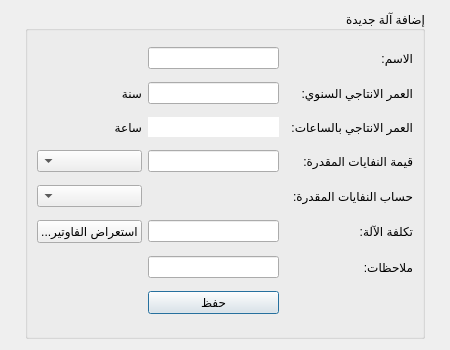
<?xml version="1.0" encoding="UTF-8"?>
<ui version="4.0">
 <class>Dialog</class>
 <widget class="QDialog" name="Dialog">
  <property name="geometry">
   <rect>
    <x>0</x>
    <y>0</y>
    <width>450</width>
    <height>350</height>
   </rect>
  </property>
  <property name="minimumSize">
   <size>
    <width>450</width>
    <height>350</height>
   </size>
  </property>
  <property name="maximumSize">
   <size>
    <width>450</width>
    <height>350</height>
   </size>
  </property>
  <property name="windowTitle">
   <string>Dialog</string>
  </property>
  <layout class="QGridLayout" name="gridLayout">
   <item row="0" column="0">
    <widget class="QGroupBox" name="groupBox_2">
     <property name="minimumSize">
      <size>
       <width>0</width>
       <height>250</height>
      </size>
     </property>
     <property name="maximumSize">
      <size>
       <width>400</width>
       <height>16777215</height>
      </size>
     </property>
     <property name="layoutDirection">
      <enum>Qt::RightToLeft</enum>
     </property>
     <property name="title">
      <string>إضافة آلة جديدة</string>
     </property>
     <layout class="QGridLayout" name="gridLayout_2">
      <item row="8" column="0" colspan="2">
       <widget class="QLabel" name="label_20">
        <property name="text">
         <string>ملاحظات:</string>
        </property>
       </widget>
      </item>
      <item row="9" column="2">
       <widget class="QPushButton" name="save">
        <property name="text">
         <string>حفظ</string>
        </property>
       </widget>
      </item>
      <item row="6" column="2">
       <widget class="QLineEdit" name="cost_input">
        <property name="minimumSize">
         <size>
          <width>0</width>
          <height>0</height>
         </size>
        </property>
        <property name="maximumSize">
         <size>
          <width>16777215</width>
          <height>16777215</height>
         </size>
        </property>
       </widget>
      </item>
      <item row="0" column="2">
       <widget class="QLineEdit" name="name_input">
        <property name="minimumSize">
         <size>
          <width>0</width>
          <height>0</height>
         </size>
        </property>
        <property name="maximumSize">
         <size>
          <width>16777215</width>
          <height>16777215</height>
         </size>
        </property>
       </widget>
      </item>
      <item row="2" column="3">
       <widget class="QLabel" name="label_16">
        <property name="text">
         <string>ساعة</string>
        </property>
       </widget>
      </item>
      <item row="1" column="3">
       <widget class="QLabel" name="label_15">
        <property name="text">
         <string>سنة</string>
        </property>
       </widget>
      </item>
      <item row="0" column="0">
       <widget class="QLabel" name="label">
        <property name="text">
         <string>الاسم:</string>
        </property>
       </widget>
      </item>
      <item row="1" column="0">
       <widget class="QLabel" name="label_2">
        <property name="text">
         <string>العمر الانتاجي السنوي:</string>
        </property>
       </widget>
      </item>
      <item row="2" column="0">
       <widget class="QLabel" name="label_18">
        <property name="text">
         <string>العمر الانتاجي بالساعات:</string>
        </property>
       </widget>
      </item>
      <item row="2" column="2">
       <widget class="QLineEdit" name="standard_hours_age_input">
        <property name="enabled">
         <bool>false</bool>
        </property>
        <property name="minimumSize">
         <size>
          <width>0</width>
          <height>0</height>
         </size>
        </property>
        <property name="maximumSize">
         <size>
          <width>16777215</width>
          <height>16777215</height>
         </size>
        </property>
        <property name="styleSheet">
         <string notr="true">background-color:white;
color:black;
border-style: none;
height:20;</string>
        </property>
       </widget>
      </item>
      <item row="4" column="3">
       <widget class="QComboBox" name="estimated_waste_currency_combobox">
        <property name="minimumSize">
         <size>
          <width>100</width>
          <height>0</height>
         </size>
        </property>
        <property name="maximumSize">
         <size>
          <width>200</width>
          <height>16777215</height>
         </size>
        </property>
       </widget>
      </item>
      <item row="8" column="2">
       <widget class="QLineEdit" name="lineEdit_14">
        <property name="minimumSize">
         <size>
          <width>0</width>
          <height>0</height>
         </size>
        </property>
        <property name="maximumSize">
         <size>
          <width>16777215</width>
          <height>16777215</height>
         </size>
        </property>
       </widget>
      </item>
      <item row="6" column="0">
       <widget class="QLabel" name="label_14">
        <property name="text">
         <string>تكلفة الآلة:</string>
        </property>
       </widget>
      </item>
      <item row="4" column="2">
       <widget class="QLineEdit" name="estimated_waste_input">
        <property name="minimumSize">
         <size>
          <width>0</width>
          <height>0</height>
         </size>
        </property>
        <property name="maximumSize">
         <size>
          <width>16777215</width>
          <height>16777215</height>
         </size>
        </property>
       </widget>
      </item>
      <item row="6" column="3">
       <widget class="QPushButton" name="browse_invoices_btn">
        <property name="text">
         <string>...استعراض الفاوتير</string>
        </property>
       </widget>
      </item>
      <item row="1" column="2">
       <widget class="QLineEdit" name="standard_age_input">
        <property name="minimumSize">
         <size>
          <width>0</width>
          <height>0</height>
         </size>
        </property>
        <property name="maximumSize">
         <size>
          <width>16777215</width>
          <height>16777215</height>
         </size>
        </property>
       </widget>
      </item>
      <item row="4" column="0">
       <widget class="QLabel" name="label_3">
        <property name="text">
         <string>قيمة النفايات المقدرة:</string>
        </property>
       </widget>
      </item>
      <item row="5" column="3">
       <widget class="QComboBox" name="estimated_waste_currency_combobox_2">
        <property name="minimumSize">
         <size>
          <width>100</width>
          <height>0</height>
         </size>
        </property>
        <property name="maximumSize">
         <size>
          <width>200</width>
          <height>16777215</height>
         </size>
        </property>
       </widget>
      </item>
      <item row="5" column="0">
       <widget class="QLabel" name="label_4">
        <property name="text">
         <string>حساب النفايات المقدرة:</string>
        </property>
       </widget>
      </item>
     </layout>
    </widget>
   </item>
  </layout>
 </widget>
 <resources/>
 <connections/>
</ui>
